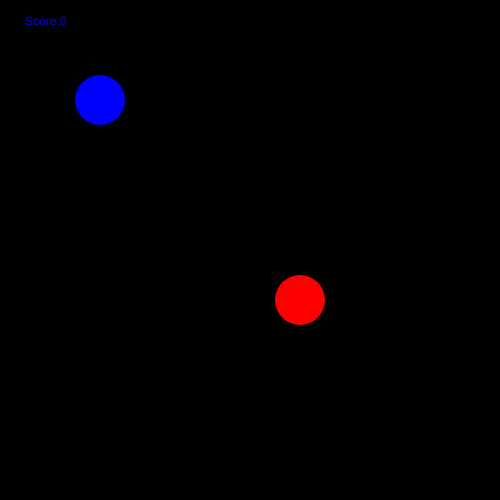
Frame 1 (no input)
Frame 60 (no input): identical to frame 1, image omitted
Frame 120 (the mouse pressed at the canvas centre since frame 60): identical to frame 1, image omitted

The p5.js sketch that drew this single still picture (run headless with seeded random() and noise() and a simulated clock; from frame 60 on, the mouse is pressed at the canvas centre):

// p5.js sketch
// ── sketch.js
let myXPos = 100;
let myYPos = 100;
let mySize;
let score = 0;
let enemyXPos = 300;
let enemyYPos = 300;
let enemySize;

function setup() {
  createCanvas(500, 500);
  noStroke();

  mySize =50
  enemySize =50
}

function draw() {
  background(0);

  fill(255, 0, 0);
  ellipse(enemyXPos, enemyYPos, enemySize, enemySize);

  fill(0, 0, 255);
  ellipse(myXPos, myYPos, mySize, mySize);

  if (keyIsDown(LEFT_ARROW)) {
    myXPos -= 3;
  }

  if (keyIsDown(RIGHT_ARROW)) {
    myXPos += 3;
  }

  if (keyIsDown(UP_ARROW)) {
    myYPos -= 3;
  }

  if (keyIsDown(DOWN_ARROW)) {
    myYPos += 3;
  }

  let distance = dist(myXPos, myYPos, enemyXPos, enemyYPos);
  text("Score:" + score, 25, 25)
  if (distance <= (mySize / 2) + (enemySize / 2)) {
    enemyXPos = random(25,475);
    enemyYPos = random(25,475);
    score += 1
    
  }
}
